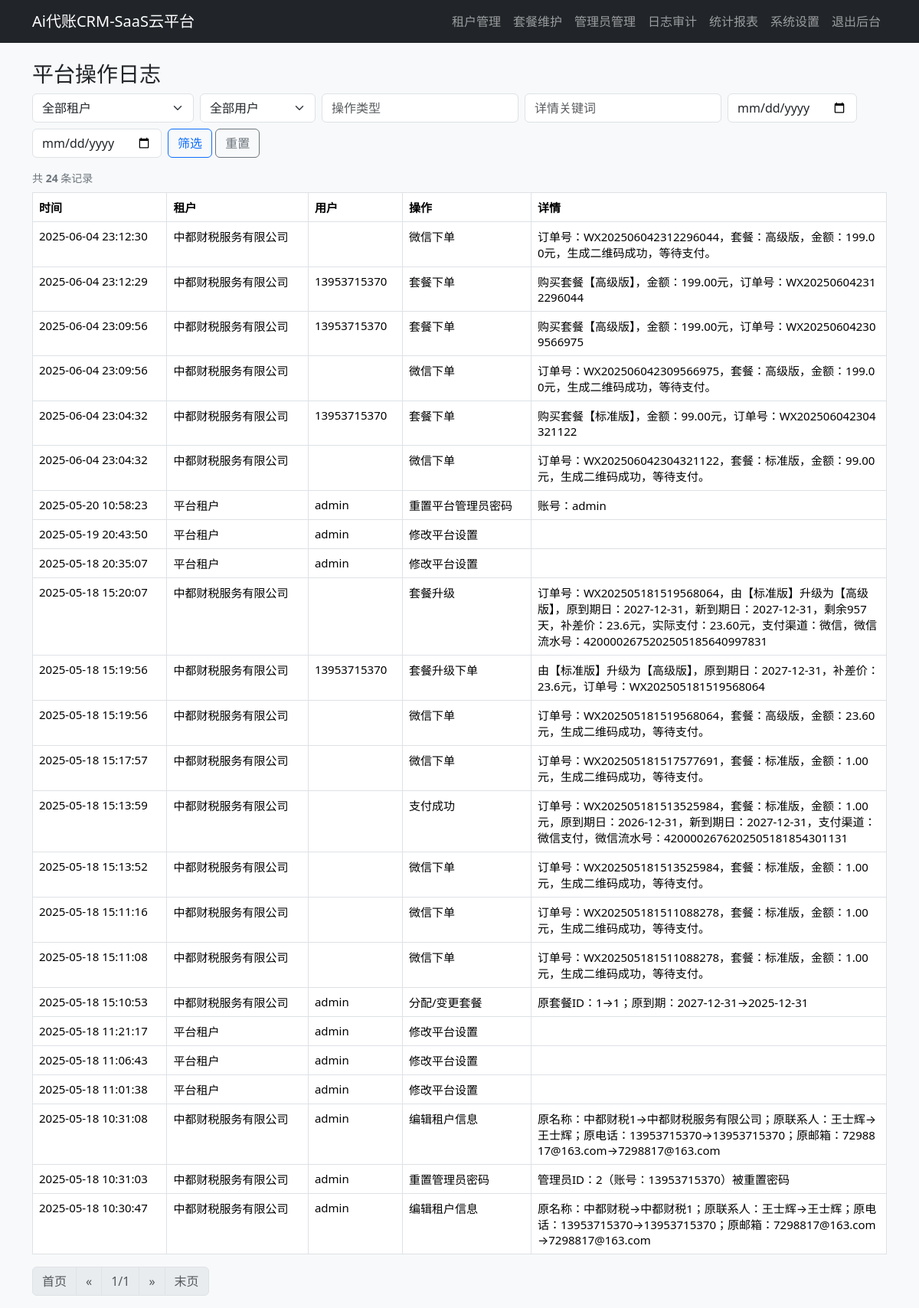
Page /platform_log_all.php (signed in) on the committed database.
### tables this page shows
CREATE TABLE `tenant_logs` (
  `id` int(11) NOT NULL AUTO_INCREMENT,
  `tenant_id` int(11) NOT NULL,
  `user_id` int(11) DEFAULT NULL,
  `action` varchar(64) DEFAULT NULL,
  `detail` text,
  `created_at` datetime DEFAULT CURRENT_TIMESTAMP,
  PRIMARY KEY (`id`)
);

### public/platform_log_all.php (the view, shortened to what this page needs)
<?php
require_once __DIR__.'/platform_utils.php';
$filter_action = trim($_GET['action'] ?? '');
$filter_keyword = trim($_GET['keyword'] ?? '');
$filter_date1 = trim($_GET['date1'] ?? '');
$filter_date2 = trim($_GET['date2'] ?? '');
$page = max(1, intval($_GET['page'] ?? 1));
$page_size = 50;
$offset = ($page-1)*$page_size;
$where = '1=1';
$sql_count = "SELECT COUNT(*) FROM tenant_logs WHERE $where";
$stmt = $db->prepare($sql_count);
$stmt->execute();
$total = $stmt->fetchColumn();
$total_pages = max(1, ceil($total/$page_size));
$sql = "SELECT * FROM tenant_logs WHERE $where ORDER BY created_at DESC LIMIT $offset, $page_size";
$stmt = $db->prepare($sql);
$stmt->execute();
$logs = $stmt->fetchAll(PDO::FETCH_ASSOC);
$tenant_ids = [];
$user_ids = [];
foreach ($logs as $log) {
    if ($log['tenant_id']) $tenant_ids[$log['tenant_id']] = true;
    if ($log['user_id']) $user_ids[$log['user_id']] = true;
}
$tenant_map = [];
if ($tenant_ids) {
    $in = implode(',', array_map('intval', array_keys($tenant_ids)));
    $stmt_t = $db->query("SELECT id, name FROM tenants WHERE id IN ($in)");
    foreach ($stmt_t->fetchAll(PDO::FETCH_ASSOC) as $row) {
        $tenant_map[$row['id']] = $row['name'];
    }
}
$user_map = [];
if ($user_ids) {
    $in = implode(',', array_map('intval', array_keys($user_ids)));
    $stmt_u = $db->query("SELECT id, username FROM users WHERE id IN ($in)");
    foreach ($stmt_u->fetchAll(PDO::FETCH_ASSOC) as $row) {
        $user_map[$row['id']] = $row['username'];
    }
}
include('platform_navbar.php');
?>
<!DOCTYPE html>
<html>
<head>
    <link href="/bootstrap/css/bootstrap.min.css" rel="stylesheet">
</head>
<body class="bg-light">
<div class="container mt-4">
    <h3>平台操作日志</h3>
    <form class="row g-2 mb-3">
        <div class="col-auto">
            <select class="form-select" name="tenant_id">
                <option value="">全部租户</option>
            </select>
        </div>
        <div class="col-auto">
            <select class="form-select" name="user_id">
                <option value="">全部用户</option>
            </select>
        </div>
        <div class="col-auto">
            <input type="text" class="form-control" name="action" placeholder="操作类型" value="<?=htmlspecialchars($filter_action)?>">
        </div>
        <div class="col-auto">
            <input type="text" class="form-control" name="keyword" placeholder="详情关键词" value="<?=htmlspecialchars($filter_keyword)?>">
        </div>
        <div class="col-auto">
            <input type="date" class="form-control" name="date1" value="<?=htmlspecialchars($filter_date1)?>">
        </div>
        <div class="col-auto">
            <input type="date" class="form-control" name="date2" value="<?=htmlspecialchars($filter_date2)?>">
        </div>
        <div class="col-auto">
            <button class="btn btn-outline-primary">筛选</button>
            <a href="platform_log_all.php" class="btn btn-outline-secondary">重置</a>
        </div>
    </form>
    <div class="mb-2 text-secondary small">共 <b><?=$total?></b> 条记录</div>
    <div class="table-responsive">
    <table class="table table-bordered table-log">
        <tr>
            <th>时间</th>
            <th>租户</th>
            <th>用户</th>
            <th>操作</th>
            <th>详情</th>
        </tr>
        <?php foreach($logs as $log):?>
        <tr class="<?php
            if(stripos($log['action'],'删除')!==false||stripos($log['action'],'重置')!==false) echo 'log-danger';
            elseif(stripos($log['action'],'新增')!==false) echo 'log-highlight';
        ?>">
            <td><?=htmlspecialchars($log['created_at'])?></td>
            <td><?=isset($tenant_map[$log['tenant_id']]) ? htmlspecialchars($tenant_map[$log['tenant_id']]) : $log['tenant_id']?></td>
            <td><?=isset($user_map[$log['user_id']]) ? htmlspecialchars($user_map[$log['user_id']]) : $log['user_id']?></td>
            <td><?=htmlspecialchars($log['action'])?></td>
            <td style="max-width:420px;word-break:break-all"><?=htmlspecialchars($log['detail'])?></td>
        </tr>
        <?php endforeach;?>
    </table>
    </div>
    <nav aria-label="Page navigation">
      <ul class="pagination">
        <li class="page-item<?=$page<=1?' disabled':''?>">
          <a class="page-link" href="?<?=http_build_query(array_merge($_GET,['page'=>1]))?>">首页</a>
        </li>
        <li class="page-item<?=$page<=1?' disabled':''?>">
          <a class="page-link" href="?<?=http_build_query(array_merge($_GET,['page'=>max(1,$page-1)]))?>">&laquo;</a>
        </li>
        <li class="page-item disabled"><span class="page-link"><?=$page?>/<?=$total_pages?></span></li>
        <li class="page-item<?=$page>=$total_pages?' disabled':''?>">
          <a class="page-link" href="?<?=http_build_query(array_merge($_GET,['page'=>min($total_pages,$page+1)]))?>">&raquo;</a>
        </li>
        <li class="page-item<?=$page>=$total_pages?' disabled':''?>">
          <a class="page-link" href="?<?=http_build_query(array_merge($_GET,['page'=>$total_pages]))?>">末页</a>
        </li>
      </ul>
    </nav>
</div>
</body>
</html>

### public/platform_log_all.php (style rules this page uses)
.log-danger { background: #fff3f3; }
.table-log th, .table-log td { font-size: 15px; }

### rows in the picture
tenant_logs: created_at "2025-06-04 23:12:30", tenant "中都财税服务有限公司", action "微信下单", detail "订单号：WX202506042312296044，套餐：高级版，金额：199.00元，生成二维码成功，等待支付。"
tenant_logs: created_at "2025-06-04 23:12:29", tenant "中都财税服务有限公司", user "13953715370", action "套餐下单", detail "购买套餐【高级版】，金额：199.00元，订单号：WX202506042312296044"
tenant_logs: created_at "2025-06-04 23:09:56", tenant "中都财税服务有限公司", user "13953715370", action "套餐下单", detail "购买套餐【高级版】，金额：199.00元，订单号：WX202506042309566975"
tenant_logs: created_at "2025-06-04 23:09:56", tenant "中都财税服务有限公司", action "微信下单", detail "订单号：WX202506042309566975，套餐：高级版，金额：199.00元，生成二维码成功，等待支付。"
tenant_logs: created_at "2025-06-04 23:04:32", tenant "中都财税服务有限公司", user "13953715370", action "套餐下单", detail "购买套餐【标准版】，金额：99.00元，订单号：WX202506042304321122"
tenant_logs: created_at "2025-06-04 23:04:32", tenant "中都财税服务有限公司", action "微信下单", detail "订单号：WX202506042304321122，套餐：标准版，金额：99.00元，生成二维码成功，等待支付。"
tenant_logs: created_at "2025-05-20 10:58:23", tenant "平台租户", user "admin", action "重置平台管理员密码", detail "账号：admin"
tenant_logs: created_at "2025-05-19 20:43:50", tenant "平台租户", user "admin", action "修改平台设置"
tenant_logs: created_at "2025-05-18 20:35:07", tenant "平台租户", user "admin", action "修改平台设置"
tenant_logs: created_at "2025-05-18 15:20:07", tenant "中都财税服务有限公司", action "套餐升级", detail "订单号：WX202505181519568064，由【标准版】升级为【高级版】，原到期日：2027-12-31，新到期日：2027-12-31，剩余957天，补差价：23.6元，实际支付：23.60元，支付渠道：微信，微信流水号：4200002675202505185640997831"
tenant_logs: created_at "2025-05-18 15:19:56", tenant "中都财税服务有限公司", user "13953715370", action "套餐升级下单", detail "由【标准版】升级为【高级版】，原到期日：2027-12-31，补差价：23.6元，订单号：WX202505181519568064"
tenant_logs: created_at "2025-05-18 15:19:56", tenant "中都财税服务有限公司", action "微信下单", detail "订单号：WX202505181519568064，套餐：高级版，金额：23.60元，生成二维码成功，等待支付。"
tenant_logs: created_at "2025-05-18 15:17:57", tenant "中都财税服务有限公司", action "微信下单", detail "订单号：WX202505181517577691，套餐：标准版，金额：1.00元，生成二维码成功，等待支付。"
tenant_logs: created_at "2025-05-18 15:13:59", tenant "中都财税服务有限公司", action "支付成功", detail "订单号：WX202505181513525984，套餐：标准版，金额：1.00元，原到期日：2026-12-31，新到期日：2027-12-31，支付渠道：微信支付，微信流水号：4200002676202505181854301131"
tenant_logs: created_at "2025-05-18 15:13:52", tenant "中都财税服务有限公司", action "微信下单", detail "订单号：WX202505181513525984，套餐：标准版，金额：1.00元，生成二维码成功，等待支付。"
tenant_logs: created_at "2025-05-18 15:11:16", tenant "中都财税服务有限公司", action "微信下单", detail "订单号：WX202505181511088278，套餐：标准版，金额：1.00元，生成二维码成功，等待支付。"
tenant_logs: created_at "2025-05-18 15:11:08", tenant "中都财税服务有限公司", action "微信下单", detail "订单号：WX202505181511088278，套餐：标准版，金额：1.00元，生成二维码成功，等待支付。"
tenant_logs: created_at "2025-05-18 15:10:53", tenant "中都财税服务有限公司", user "admin", action "分配/变更套餐", detail "原套餐ID：1→1；原到期：2027-12-31→2025-12-31"
tenant_logs: created_at "2025-05-18 11:21:17", tenant "平台租户", user "admin", action "修改平台设置"
tenant_logs: created_at "2025-05-18 11:06:43", tenant "平台租户", user "admin", action "修改平台设置"
tenant_logs: created_at "2025-05-18 11:01:38", tenant "平台租户", user "admin", action "修改平台设置"
tenant_logs: created_at "2025-05-18 10:31:08", tenant "中都财税服务有限公司", user "admin", action "编辑租户信息", detail "原名称：中都财税1→中都财税服务有限公司；原联系人：王士辉→王士辉；原电话：13953715370→13953715370；原邮箱：7298817@163.com→7298817@163.com"
tenant_logs: created_at "2025-05-18 10:31:03", tenant "中都财税服务有限公司", user "admin", action "重置管理员密码", detail "管理员ID：2（账号：13953715370）被重置密码"
tenant_logs: created_at "2025-05-18 10:30:47", tenant "中都财税服务有限公司", user "admin", action "编辑租户信息", detail "原名称：中都财税→中都财税1；原联系人：王士辉→王士辉；原电话：13953715370→13953715370；原邮箱：7298817@163.com→7298817@163.com"

### other values in the picture
$platform_name "Ai代账CRM-SaaS云平台"
$total "24"
$page "1"
$total_pages "1"
